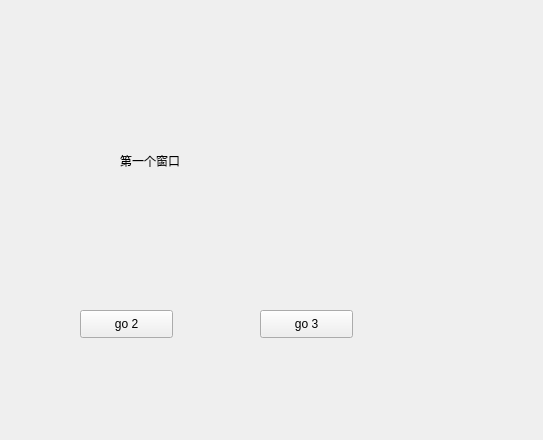
<?xml version="1.0" encoding="UTF-8"?>
<ui version="4.0">
 <class>Widget</class>
 <widget class="QWidget" name="Widget">
  <property name="geometry">
   <rect>
    <x>0</x>
    <y>0</y>
    <width>543</width>
    <height>440</height>
   </rect>
  </property>
  <property name="windowTitle">
   <string>Widget</string>
  </property>
  <widget class="QLabel" name="label">
   <property name="geometry">
    <rect>
     <x>120</x>
     <y>90</y>
     <width>271</width>
     <height>141</height>
    </rect>
   </property>
   <property name="text">
    <string>第一个窗口</string>
   </property>
  </widget>
  <widget class="QPushButton" name="pushButton">
   <property name="geometry">
    <rect>
     <x>80</x>
     <y>310</y>
     <width>93</width>
     <height>28</height>
    </rect>
   </property>
   <property name="text">
    <string>go 2</string>
   </property>
  </widget>
  <widget class="QPushButton" name="pushButton_2">
   <property name="geometry">
    <rect>
     <x>260</x>
     <y>310</y>
     <width>93</width>
     <height>28</height>
    </rect>
   </property>
   <property name="text">
    <string>go 3</string>
   </property>
  </widget>
 </widget>
 <resources/>
 <connections/>
</ui>
